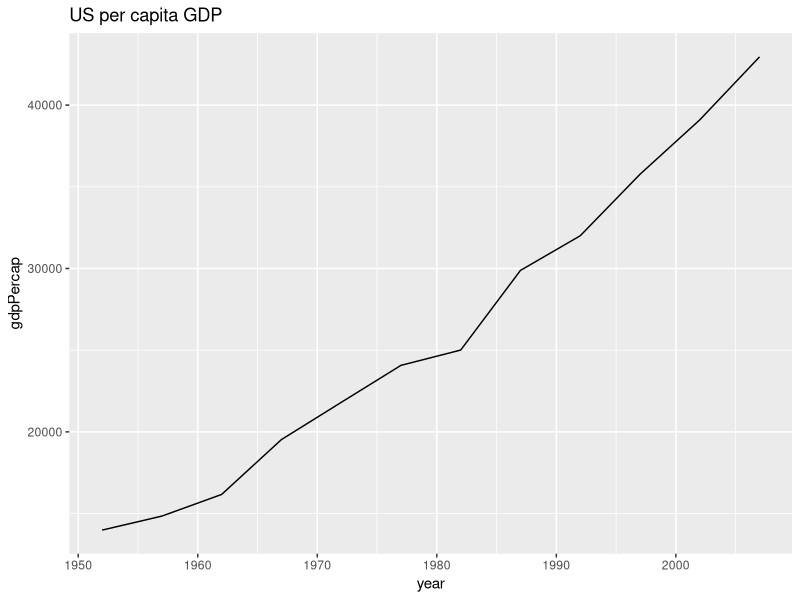
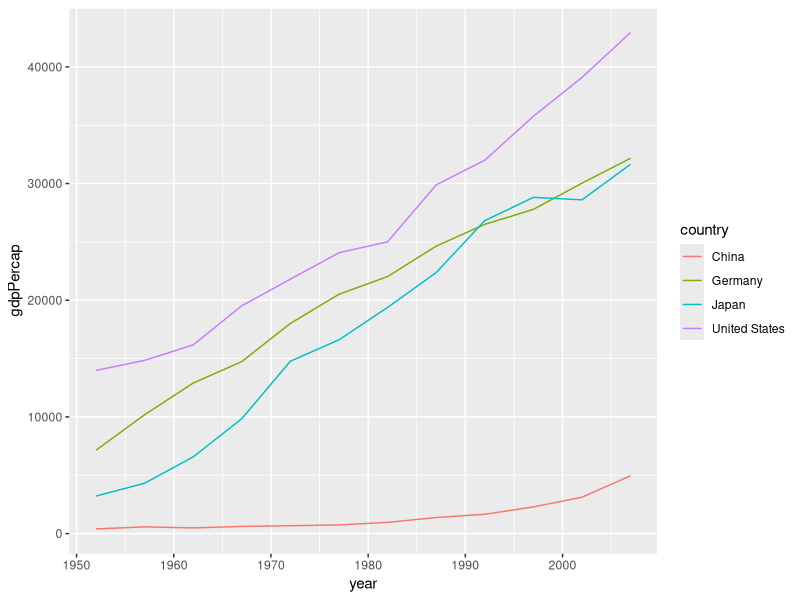
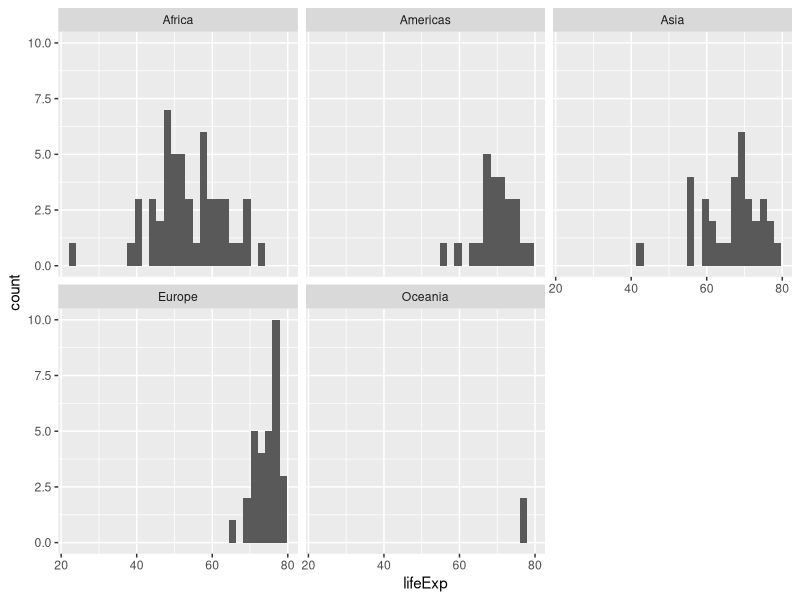

R code for these plots, in order:
## ---- chunk 1
knitr::opts_chunk$set(echo = TRUE)
library(png)
library(grid)
set.seed(42)
## ---- chunk 2
library(dplyr)
## ---- chunk 3
gap <- read.csv("./data/gapminderData5.csv")
str(gap)
head(gap)
## ---- chunk 4
gap_gdp <- select(gap, country, gdpPercap)
head(gap_gdp)
## ---- chunk 5
gap_nogdp <- select(gap, -gdpPercap)
head(gap_nogdp)
## ---- chunk 6
gap_sub <- select(gap, country:continent)
head(gap_sub)
## ---- chunk 7
select(gap, starts_with("co"))
## ---- chunk 8
filter(gap, lifeExp > 65)
## ---- chunk 9
filter(gap, lifeExp > 65, continent == "Africa")
## ---- chunk 10
filter(gap, lifeExp > 65, continent == "Africa", year == 2007)
## ---- chunk 11
filter(gap, continent %in% c("America","Europe"))
## ---- chunk 12
slice(gap, 20:25)
## ---- chunk 13
gap |> select(country, gdpPercap) |> head()
## ---- chunk 14
gap2 <- gap |> 
  select(country, gdpPercap)
head(gap2)
## ---- chunk 15
gap |> 
  arrange(lifeExp) |> 
  head()
## ---- chunk 16
gap |> 
  select(country, year, lifeExp, gdpPercap) |>
  arrange(lifeExp) |>
  head()
## ---- chunk 17
gap |> 
  select(country, year, lifeExp, gdpPercap) |>
  filter(year == 2002) |>
  arrange(lifeExp) |>
  head()
## ---- chunk 18
gap |> 
  select(country, year, lifeExp, gdpPercap) |>
  filter(year == 2002) |>
  arrange(gdpPercap) |>
  head()
## ---- chunk 19
gap |> 
  select(country, year, lifeExp, gdpPercap) |>
  filter(year == 2002) |>
  arrange(desc(gdpPercap)) |>
  head()
## ---- chunk 20
gap2002 <- gap |> 
  select(country, year, lifeExp, gdpPercap) |>
  filter(year == 2002) |>
  arrange(desc(gdpPercap)) 
## ---- chunk 21
gap |>
  distinct(country)
## ---- chunk 22
gap |> 
  filter(lifeExp < 35) |>
  distinct(country)
## ---- chunk 23
gap |> 
  mutate(gdp = gdpPercap*pop)
## ---- chunk 24
gap |> 
  mutate(gdp = gdpPercap*pop) |>
  arrange(desc(gdp)) |>
  head()
## ---- chunk 25
gap |> 
    summarise(avgLE = mean(lifeExp))
## ---- chunk 26
gap |> 
    summarise(avgLE = mean(lifeExp),
              sdLE = sd(lifeExp),
              minLE = min(lifeExp),
              maxLE = max(lifeExp))
## ---- chunk 27
gap |> 
  group_by(country) |>
  summarise(avgLE = mean(lifeExp),
              sdLE = sd(lifeExp),
              minLE = min(lifeExp),
              maxLE = max(lifeExp))
## ---- chunk 28
gap |> 
  group_by(country) |>
  summarise(avgLE = mean(lifeExp),
              sdLE = sd(lifeExp),
              minLE = min(lifeExp),
              maxLE = max(lifeExp)) |>
  arrange(avgLE)
## ---- chunk 29
library(ggplot2)
gap |> 
  filter(country=="United States") |>
  ggplot(aes(x=year, y=gdpPercap)) + geom_line() + ggtitle("US per capita GDP")
## ---- chunk 30
gap |> 
  filter(country %in% c("United States", "Germany", "Japan", "China")) |>
  ggplot(aes(x=year, y=gdpPercap, col=country)) + geom_line()
## ---- chunk 31
gap |> 
  filter(year == 1992) |>
  ggplot(aes(x=lifeExp)) + geom_histogram() + facet_wrap(~continent)
